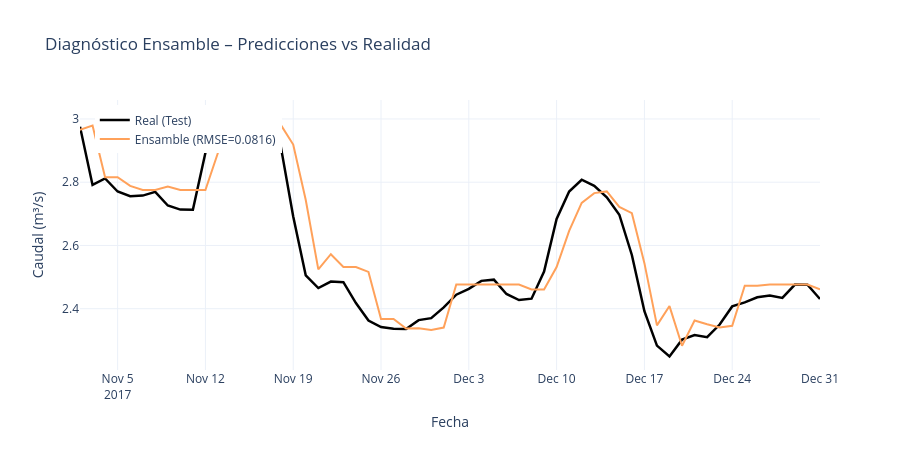

Notebook cell for this chart:
### Code cell
# Gráfico de diagnóstico: Ensamble (Actual vs Predicho)
fig_ens = go.Figure()

# Datos reales
fig_ens.add_trace(go.Scatter(
    x=y_test.index, y=y_test.values,
    mode="lines", name="Real (Test)",
    line=dict(color="black", width=2.5),
))

# Predicciones del ensamble
fig_ens.add_trace(go.Scatter(
    x=y_test.index, y=pred_ensemble.values,
    mode="lines", name=f"Ensamble (RMSE={rmse_ens:.4f})",
    line=dict(color="#FFA15A", dash="solid", width=2),
))

fig_ens.update_layout(
    title="Diagnóstico Ensamble – Predicciones vs Realidad",
    xaxis_title="Fecha", yaxis_title="Caudal (m³/s)",
    template="plotly_white", height=450,
    legend=dict(x=0.02, y=0.98),
)
fig_ens.show()

print("✅ Ensamble - Diagnóstico visualizado")
